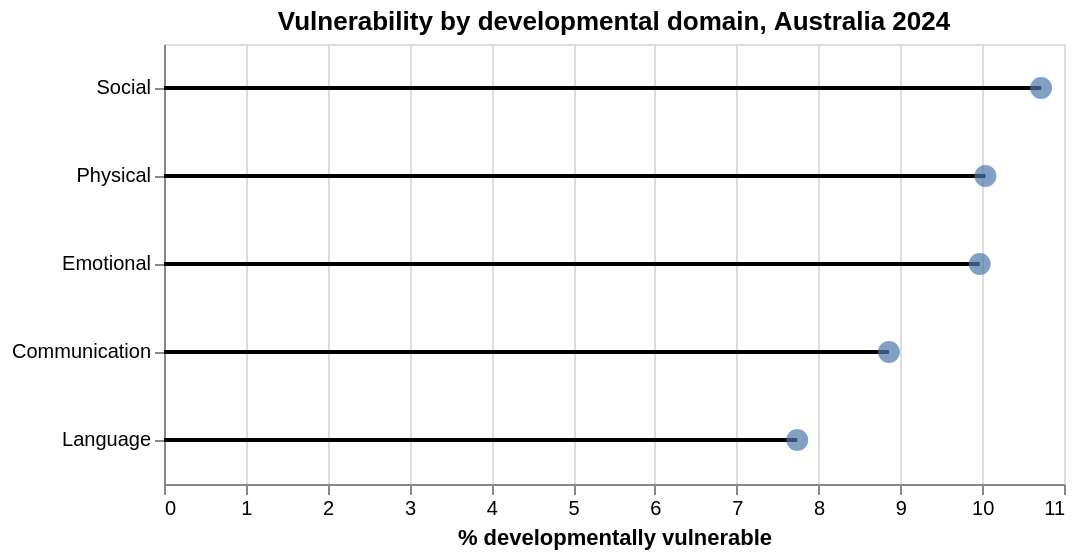

Specify this chart in Vega-Lite:
### Vega-Lite specification from a JSON file in a GitHub repository (floating-point values rounded to 4 significant figures)
{"$schema": "https://vega.github.io/schema/vega-lite/v5.json", "title": "Vulnerability by developmental domain, Australia 2024", "description": "AEDC: % of children developmentally vulnerable, at risk, or on track, by domain", "data": {"values": [{"domain": "Physical", "vulnerable_pct": 10.04, "at_risk_pct": 11.76, "on_track_pct": 78.2}, {"domain": "Social", "vulnerable_pct": 10.72, "at_risk_pct": 15.26, "on_track_pct": 74.02}, {"domain": "Emotional", "vulnerable_pct": 9.97, "at_risk_pct": 15.2, "on_track_pct": 74.83}, {"domain": "Language", "vulnerable_pct": 7.74, "at_risk_pct": 10.58, "on_track_pct": 81.67}, {"domain": "Communication", "vulnerable_pct": 8.86, "at_risk_pct": 15.21, "on_track_pct": 75.92}]}, "width": 450, "height": 220, "encoding": {"y": {"field": "domain", "type": "nominal", "title": null, "sort": {"field": "vulnerable_pct", "order": "descending"}}}, "layer": [{"mark": {"type": "rule", "strokeWidth": 2}, "encoding": {"x": {"field": "vulnerable_pct", "type": "quantitative", "title": "% developmentally vulnerable"}, "x2": {"datum": 0}}}, {"mark": {"type": "point", "filled": true, "size": 120}, "encoding": {"x": {"field": "vulnerable_pct", "type": "quantitative"}}}]}
